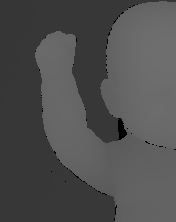
//> input picture CVproject/get_psnr/ground_t.png, 176 x 222 px
$ ./소스   (built with g++ and OpenCV 4)
//> lines starting //> are read from the running program, lines starting //| are printed output that depends on the picture
#include <iostream> // for standard I/O
#include <string>   // for strings
#include <iomanip>  // for controlling float print precision
#include <sstream>  // string to number conversion
#include <opencv2/core.hpp>     // Basic OpenCV structures (cv::Mat, Scalar)
#include <opencv2/imgproc.hpp>  // Gaussian Blur
#include <opencv2/videoio.hpp>
#include <opencv2/highgui.hpp>  // OpenCV window I/O
using namespace std;
using namespace cv;

int main()
{
    Mat i1 = imread("ground_t.png", IMREAD_GRAYSCALE);
//> i1 is the input picture: 222 rows x 176 cols, CV_8UC1; min 0, max 110, mean 78.9
    if (i1.empty())
    {
        cout << "Could not open or find the image" << endl;
        return -1;
    }
    Mat i2 = imread("result2.jpg", IMREAD_GRAYSCALE);
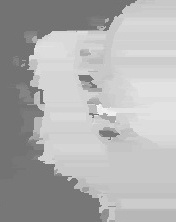
//> input picture CVproject/get_psnr/result2.jpg, 176 x 222 px
//> i2 is the input picture: 222 rows x 176 cols, CV_8UC1; min 104, max 254, mean 175.3
    if (i2.empty())
    {
        cout << "Could not open or find the image" << endl;
        return -1;
    }
    const double C1 = 6.5025, C2 = 58.5225;
    /***************************** INITS **********************************/
    int d = CV_32F;
    Mat I1, I2;
    i1.convertTo(I1, d);            // cannot calculate on one byte large values
    i2.convertTo(I2, d);
    Mat I2_2 = I2.mul(I2);        // I2^2
    Mat I1_2 = I1.mul(I1);        // I1^2
    Mat I1_I2 = I1.mul(I2);        // I1 * I2
    /*************************** END INITS **********************************/
    Mat mu1, mu2;                   // PRELIMINARY COMPUTING
    GaussianBlur(I1, mu1, Size(11, 11), 1.5);
    GaussianBlur(I2, mu2, Size(11, 11), 1.5);
    Mat mu1_2 = mu1.mul(mu1);
    Mat mu2_2 = mu2.mul(mu2);
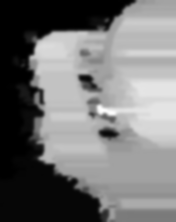
//> mu2_2: 222 rows x 176 cols, CV_32FC1; min 13139.2, max 55402.6, mean 32502.7; drawn with min black and max white
    Mat mu1_mu2 = mu1.mul(mu2);
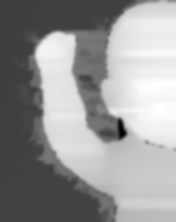
//> mu1_mu2: 222 rows x 176 cols, CV_32FC1; min 185.5, max 24564.1, mean 14624.1; drawn with min black and max white
    Mat sigma1_2, sigma2_2, sigma12;
    GaussianBlur(I1_2, sigma1_2, Size(11, 11), 1.5);
    sigma1_2 -= mu1_2;
    GaussianBlur(I2_2, sigma2_2, Size(11, 11), 1.5);
    sigma2_2 -= mu2_2;
    GaussianBlur(I1_I2, sigma12, Size(11, 11), 1.5);
    sigma12 -= mu1_mu2;
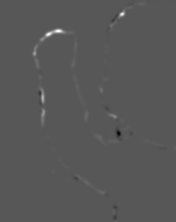
//> sigma12: 222 rows x 176 cols, CV_32FC1; min -537.7, max 1035.7, mean 3.9; drawn with min black and max white
    Mat t1, t2, t3;
    t1 = 2 * mu1_mu2 + C1;
    t2 = 2 * sigma12 + C2;
    t3 = t1.mul(t2);                 // t3 = ((2*mu1_mu2 + C1).*(2*sigma12 + C2))
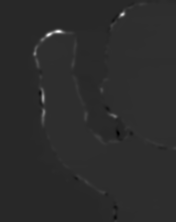
//> t3: 222 rows x 176 cols, CV_32FC1; min -10997021, max 63120368, mean 1947283; drawn with min black and max white
    t1 = mu1_2 + mu2_2 + C1;
    t2 = sigma1_2 + sigma2_2 + C2;
    t1 = t1.mul(t2);                 // t1 =((mu1_2 + mu2_2 + C1).*(sigma1_2 + sigma2_2 + C2))
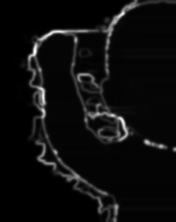
//> t1: 222 rows x 176 cols, CV_32FC1; min 944967.1, max 123446272, mean 7425942.5; drawn with min black and max white
    Mat ssim_map;
    divide(t3, t1, ssim_map);        // ssim_map =  t3./t1;
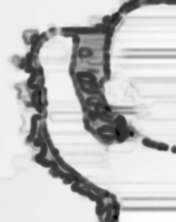
//> ssim_map: 222 rows x 176 cols, CV_32FC1; min -0.197, max 0.837, mean 0.595; drawn with min black and max white
    Scalar mssim = mean(ssim_map);   // mssim = average of ssim map
//> mssim = Scalar(0.595)
    cout << mssim;
//| [0.594616, 0, 0, 0]
}
